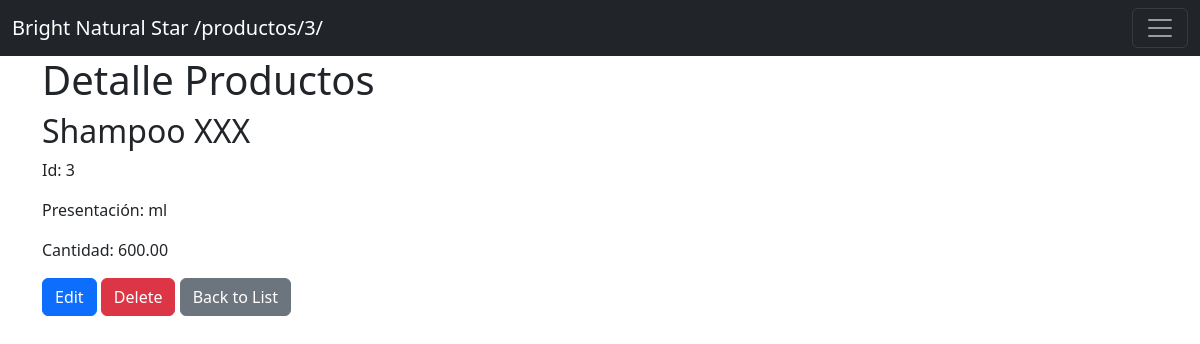
/productos/3/, run on the app's committed database.
### productos/models.py (models this page shows, shortened)
class Producto(models.Model):
    NombreProducto = models.CharField(max_length=100)
    PresentacionProducto = models.CharField(max_length=100)
    CantidadProducto = models.DecimalField(max_digits=8, decimal_places=2, default=0.0)

### productos/views.py (the view)
# urls.py: path('<str:idProducto>/',  ProductoDetailView.as_view(), name= 'detail_producto'),
class ProductoDetailView(DetailView):
    template_name = 'productos/productos_detail.html'
    context_object_name = 'producto'
    def get_object(self):
        id_Producto = self.kwargs.get('idProducto')
        print(id_Producto)
        return ordenes_manager.obtener_producto(id_Producto)

### ordenes_compra/ordenes_compra_manager.py (called while the page is built)
    def obtener_producto(self, id_producto):
        return Producto.objects.get(id=id_producto)

### templates/productos/productos_detail.html
{% extends "base.html" %}
{% block contenido %}
<h1>Detalle Productos</h1>
<div class="task-detail">
    <h2>{{ producto.NombreProducto }}</h2>
    <p>Id: {{ producto.id }}</p>
    <p>Presentación: {{ producto.PresentacionProducto }}</p>
    <p>Cantidad: {{ producto.CantidadProducto }}</p>
    <div class="task-actions">
        <a href="{% url 'update_producto' producto.id %}" class="btn btn-primary">Edit</a>
        <a href="{}" class="btn btn-danger">Delete</a>
        <a href="{% url 'list_producto' %}" class="btn btn-secondary">Back to List</a>
    </div>
</div>
{% endblock %}

### data on the page
Producto: NombreProducto "Shampoo XXX", id "3", PresentacionProducto "ml", CantidadProducto "600.00"

### other printed values
{{ request.path }} "/productos/3/"
